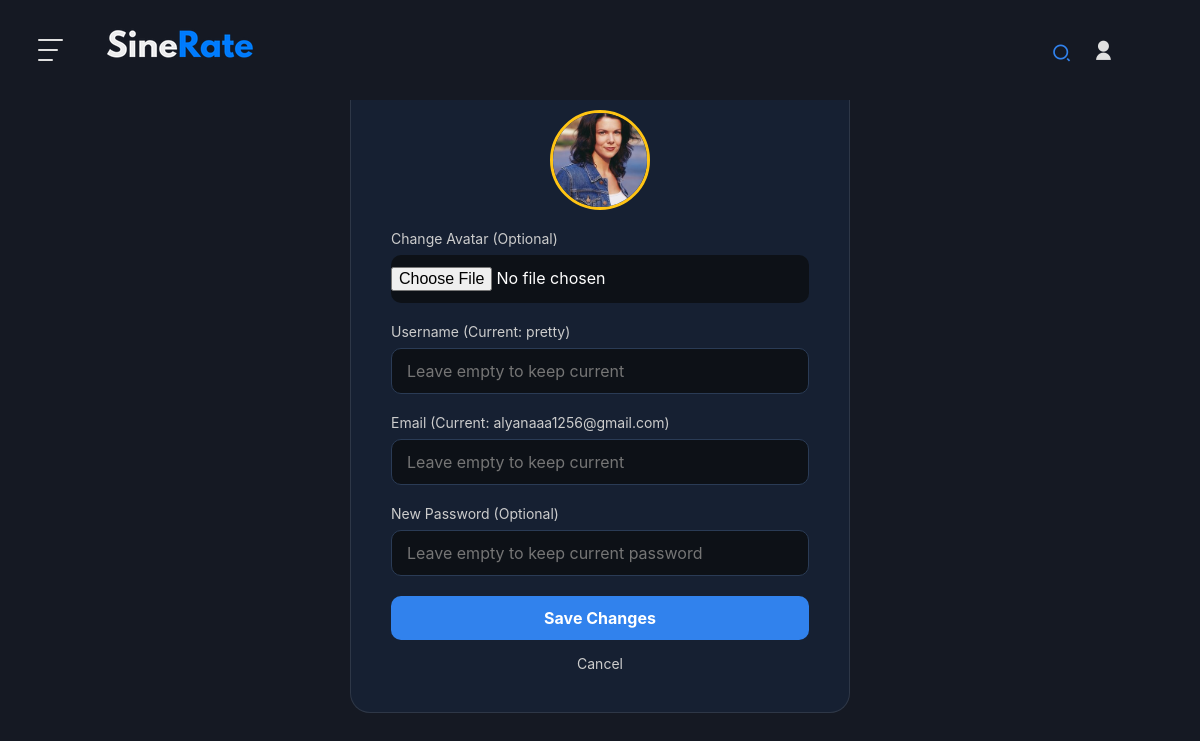
Page /profile_update.php (signed in) on the committed database.
### tables this page shows
CREATE TABLE `users` (
  `user_id` int(11) NOT NULL,
  `username` varchar(50) NOT NULL,
  `email` varchar(100) NOT NULL,
  `password` varchar(255) NOT NULL,
  `avatar_url` varchar(255) DEFAULT NULL,
  `created_at` date DEFAULT curdate()
);

### profile_update.php (the view, shortened to what this page needs)
<?php
include "config.php";
$user_id = $_SESSION['user_id'];
$sql_user = "SELECT * FROM users WHERE user_id = $user_id";
$result_user = mysqli_query($conn, $sql_user);
$current_user = mysqli_fetch_assoc($result_user);
?>
<!DOCTYPE html>
<html lang="en">
<head>
    <link rel="stylesheet" href="final.css">
    <link href="https://cdn.jsdelivr.net/npm/remixicon@4.8.0/fonts/remixicon.css" rel="stylesheet"/>
</head>
<body>
    <?php include 'header.php'; ?>
    <div class="update-container">
        <h2 style="text-align: center; margin-bottom: 30px;">Update Profile</h2>
        <?php
            $display_img = !empty($current_user['avatar_url']) ? $current_user['avatar_url'] : "img/default_avatar.png";
        ?>
        <img src="<?php echo $display_img; ?>" alt="Current Avatar" class="current-avatar">
        <form method="POST" action="" enctype="multipart/form-data">
           <div class="form-group">
                <label for="avatar">Change Avatar (Optional)</label>
                <input type="file" name="avatar" id="avatar" accept="image/*" style="border:none; padding-left:0;">
            </div>
            <div class="form-group">
                <label for="username">Username (Current: <?php echo htmlspecialchars($current_user['username']); ?>)</label>
                <input type="text" name="username" id="username" placeholder="Leave empty to keep current">
            </div>
            <div class="form-group">
                <label for="email">Email (Current: <?php echo htmlspecialchars($current_user['email']); ?>)</label>
                <input type="email" name="email" id="email" placeholder="Leave empty to keep current">
            </div>
            <div class="form-group">
                <label for="password">New Password (Optional)</label>
                <input type="password" name="password" id="password" placeholder="Leave empty to keep current password">
            </div>
            <button type="submit" name="update_profile" class="btn-submit">Save Changes</button>
            <div style="text-align: center; margin-top: 15px;">
                <a href="index.php" style="color: #ccc; font-size: 14px;">Cancel</a>
            </div>
        </form>
    </div>
</body>
</html>

### final.css (style rules this page uses)
:root { --live-indicator-shadow: hsla(0, 79%, 63%, 0.5); --rich-black-fogra-30: hsl(219, 32%, 10%); --rich-black-fogra-29: hsl(222, 25%, 11%); --live-indicator: hsl(0, 79%, 63%); --oxford-blue-50: hsl(218, 39%, 14%, 0.8); --oxford-blue: hsl(218, 39%, 14%); --light-azure: hsl(214, 84%, 56%); --off-white: hsl(0, 0%, 88%); --yellow: hsl(45, 100%, 54%); --white: hsl(0, 0%, 100%); --azure: hsl(211, 100%, 50%); --ff-inter: 'Inter', sans-serif; --section-heading: 40px; --fs-lg: 22px; --fs-md: 17px; --fs-sm: 14px; --fs-x-sm: 12px; --fw-7: 700; --fw-6: 600; --fw-5: 500; --px: 120px; }
* { margin:0; padding:0; transition:all 0.5s ease; }
*, *::before, *::after { box-sizing: border-box; }
html { font-family: var(--ff-inter); }
h1, h2, h3, h4, h5, h6 { color: var(--white); }
body { background-color: var(--rich-black-fogra-29); color: var(--off-white); -webkit-font-smoothing: antialiased; }
img { display: block; width: 100%; height: 100%; pointer-events: none; object-fit: cover; }
input, button, select { font: inherit; background: none; border: none; outline: none; }
button { color: var(--off-white); cursor: pointer; }
a { text-decoration: none; display: block; color: var(--off-white); }
@media screen and (max-width: 1200px) { :root { --px: 80px; } }

### profile_update.php (style rules this page uses)
body { display: flex; flex-direction: column; min-height: 100vh; }
.update-container { margin: 10px auto 50px; background: var(--oxford-blue); padding: 40px; border-radius: 20px; width: 100%; max-width: 500px; border: 1px solid rgba(255,255,255,0.1); }
.form-group { margin-bottom: 20px; }
.form-group label { display: block; color: #ccc; margin-bottom: 8px; font-size: 14px; }
.form-group input { width: 100%; padding: 12px 15px; background: #0d1117; border: 1px solid #2a3b55; border-radius: 10px; color: white; box-sizing: border-box; }
.current-avatar { width: 100px; height: 100px; border-radius: 50%; object-fit: cover; display: block; margin: 0 auto 20px; border: 3px solid var(--yellow); }
.btn-submit { width: 100%; padding: 12px; background: var(--light-azure); color: white; border: none; border-radius: 10px; cursor: pointer; font-weight: bold; font-size: 16px; }

### rows in the picture
users: avatar_url (picture), username "pretty", email "alyanaaa1256@gmail.com"
